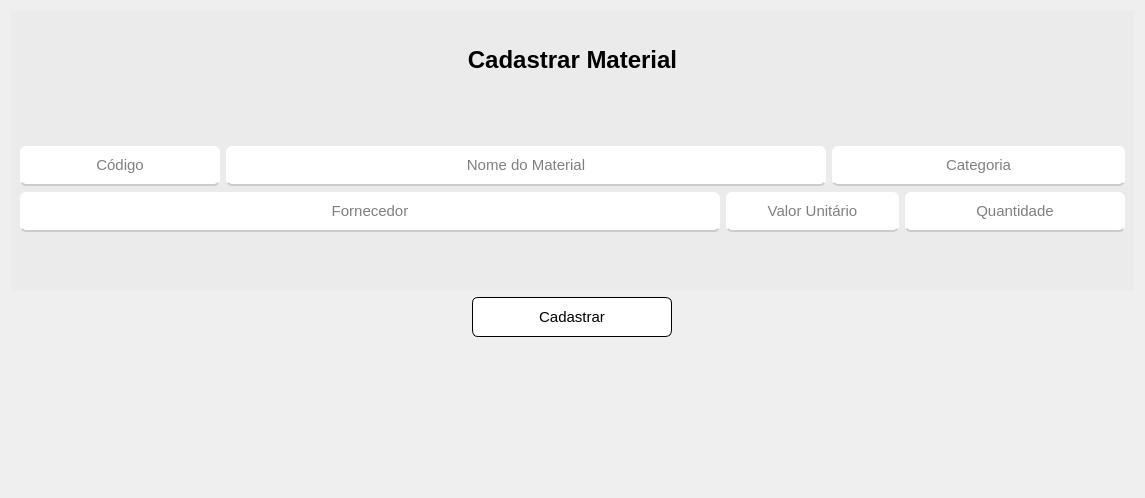
      <widget class="QWidget" name="tab_cadastrar_mat">
       <property name="styleSheet">
        <string notr="true">#tab_cadastrar_mat {
	background-color: rgb(235, 235, 235);
	border: none;
}
#cadastrar_mat_label {
	background-color: rgb(235, 235, 235);
	color: rgb(0, 0, 0);
}
#frame_3 {
	background-color: rgb(235, 235, 235);
	border: none;
}
QLineEdit {
	background-color: rgb(255, 255, 255);
	color: rgb(0, 0, 0);
	border: none;
	border-radius: 6px;
	border-bottom: 2px solid #cccccc;
}
QLineEdit:focus {
	border-bottom: 2px solid grey;
}
#btn_cadastrar_mat {
	background-color: rgb(255, 255, 255);
	border: 1px solid black;
	border-radius: 6px;
	color: black;
}
#btn_cadastrar_mat:hover {
	background-color: rgb(220, 220, 220);
}</string>
       </property>
       <attribute name="title">
        <string>Cadastrar</string>
       </attribute>
       <layout class="QVBoxLayout" name="verticalLayout_2">
        <item>
         <widget class="QFrame" name="frame_3">
          <property name="frameShape">
           <enum>QFrame::Shape::StyledPanel</enum>
          </property>
          <property name="frameShadow">
           <enum>QFrame::Shadow::Raised</enum>
          </property>
          <layout class="QGridLayout" name="gridLayout">
           <item row="0" column="0" colspan="5">
            <widget class="QLabel" name="cadastrar_mat_label">
             <property name="minimumSize">
              <size>
               <width>0</width>
               <height>80</height>
              </size>
             </property>
             <property name="maximumSize">
              <size>
               <width>16777215</width>
               <height>80</height>
              </size>
             </property>
             <property name="font">
              <font>
               <pointsize>18</pointsize>
              </font>
             </property>
             <property name="text">
              <string>&lt;html&gt;&lt;head/&gt;&lt;body&gt;&lt;p align=&quot;center&quot;&gt;&lt;span style=&quot; font-weight:700;&quot;&gt;Cadastrar Material&lt;/span&gt;&lt;/p&gt;&lt;/body&gt;&lt;/html&gt;</string>
             </property>
            </widget>
           </item>
           <item row="4" column="0" colspan="2">
            <widget class="QLineEdit" name="txt_fornecedor">
             <property name="sizePolicy">
              <sizepolicy hsizetype="Minimum" vsizetype="Fixed">
               <horstretch>0</horstretch>
               <verstretch>0</verstretch>
              </sizepolicy>
             </property>
             <property name="minimumSize">
              <size>
               <width>700</width>
               <height>40</height>
              </size>
             </property>
             <property name="font">
              <font>
               <pointsize>11</pointsize>
              </font>
             </property>
             <property name="alignment">
              <set>Qt::AlignmentFlag::AlignCenter</set>
             </property>
             <property name="placeholderText">
              <string>Fornecedor</string>
             </property>
            </widget>
           </item>
           <item row="4" column="4">
            <widget class="QLineEdit" name="txt_quant">
             <property name="sizePolicy">
              <sizepolicy hsizetype="Minimum" vsizetype="Fixed">
               <horstretch>0</horstretch>
               <verstretch>0</verstretch>
              </sizepolicy>
             </property>
             <property name="minimumSize">
              <size>
               <width>220</width>
               <height>40</height>
              </size>
             </property>
             <property name="font">
              <font>
               <pointsize>11</pointsize>
              </font>
             </property>
             <property name="alignment">
              <set>Qt::AlignmentFlag::AlignCenter</set>
             </property>
             <property name="placeholderText">
              <string>Quantidade</string>
             </property>
            </widget>
           </item>
           <item row="3" column="3" colspan="2">
            <widget class="QLineEdit" name="txt_categoria">
             <property name="sizePolicy">
              <sizepolicy hsizetype="Minimum" vsizetype="Fixed">
               <horstretch>0</horstretch>
               <verstretch>0</verstretch>
              </sizepolicy>
             </property>
             <property name="minimumSize">
              <size>
               <width>0</width>
               <height>40</height>
              </size>
             </property>
             <property name="font">
              <font>
               <pointsize>11</pointsize>
              </font>
             </property>
             <property name="alignment">
              <set>Qt::AlignmentFlag::AlignCenter</set>
             </property>
             <property name="placeholderText">
              <string>Categoria</string>
             </property>
            </widget>
           </item>
           <item row="2" column="1">
            <spacer name="verticalSpacer_2">
             <property name="orientation">
              <enum>Qt::Orientation::Vertical</enum>
             </property>
             <property name="sizeType">
              <enum>QSizePolicy::Policy::Maximum</enum>
             </property>
             <property name="sizeHint" stdset="0">
              <size>
               <width>20</width>
               <height>40</height>
              </size>
             </property>
            </spacer>
           </item>
           <item row="3" column="0">
            <widget class="QLineEdit" name="txt_codigo">
             <property name="sizePolicy">
              <sizepolicy hsizetype="Minimum" vsizetype="Fixed">
               <horstretch>0</horstretch>
               <verstretch>0</verstretch>
              </sizepolicy>
             </property>
             <property name="minimumSize">
              <size>
               <width>0</width>
               <height>40</height>
              </size>
             </property>
             <property name="maximumSize">
              <size>
               <width>200</width>
               <height>16777215</height>
              </size>
             </property>
             <property name="font">
              <font>
               <pointsize>11</pointsize>
              </font>
             </property>
             <property name="alignment">
              <set>Qt::AlignmentFlag::AlignCenter</set>
             </property>
             <property name="placeholderText">
              <string>Código</string>
             </property>
            </widget>
           </item>
           <item row="4" column="2" colspan="2">
            <widget class="QLineEdit" name="txt_valor_uni">
             <property name="sizePolicy">
              <sizepolicy hsizetype="Minimum" vsizetype="Fixed">
               <horstretch>0</horstretch>
               <verstretch>0</verstretch>
              </sizepolicy>
             </property>
             <property name="minimumSize">
              <size>
               <width>100</width>
               <height>40</height>
              </size>
             </property>
             <property name="font">
              <font>
               <pointsize>11</pointsize>
              </font>
             </property>
             <property name="alignment">
              <set>Qt::AlignmentFlag::AlignCenter</set>
             </property>
             <property name="placeholderText">
              <string>Valor Unitário</string>
             </property>
            </widget>
           </item>
           <item row="5" column="2">
            <spacer name="verticalSpacer_3">
             <property name="orientation">
              <enum>Qt::Orientation::Vertical</enum>
             </property>
             <property name="sizeType">
              <enum>QSizePolicy::Policy::Maximum</enum>
             </property>
             <property name="sizeHint" stdset="0">
              <size>
               <width>20</width>
               <height>50</height>
              </size>
             </property>
            </spacer>
           </item>
           <item row="3" column="1" colspan="2">
            <widget class="QLineEdit" name="txt_nome">
             <property name="sizePolicy">
              <sizepolicy hsizetype="Minimum" vsizetype="Fixed">
               <horstretch>0</horstretch>
               <verstretch>0</verstretch>
              </sizepolicy>
             </property>
             <property name="minimumSize">
              <size>
               <width>600</width>
               <height>40</height>
              </size>
             </property>
             <property name="font">
              <font>
               <pointsize>11</pointsize>
              </font>
             </property>
             <property name="alignment">
              <set>Qt::AlignmentFlag::AlignCenter</set>
             </property>
             <property name="placeholderText">
              <string>Nome do Material</string>
             </property>
            </widget>
           </item>
          </layout>
         </widget>
        </item>
        <item alignment="Qt::AlignmentFlag::AlignHCenter">
         <widget class="QPushButton" name="btn_cadastrar_mat">
          <property name="minimumSize">
           <size>
            <width>200</width>
            <height>40</height>
           </size>
          </property>
          <property name="font">
           <font>
            <pointsize>11</pointsize>
           </font>
          </property>
          <property name="cursor">
           <cursorShape>PointingHandCursor</cursorShape>
          </property>
          <property name="acceptDrops">
           <bool>false</bool>
          </property>
          <property name="text">
           <string>Cadastrar</string>
          </property>
         </widget>
        </item>
        <item>
         <spacer name="verticalSpacer_4">
          <property name="orientation">
           <enum>Qt::Orientation::Vertical</enum>
          </property>
          <property name="sizeType">
           <enum>QSizePolicy::Policy::Maximum</enum>
          </property>
          <property name="sizeHint" stdset="0">
           <size>
            <width>20</width>
            <height>150</height>
           </size>
          </property>
         </spacer>
        </item>
       </layout>
      </widget>
